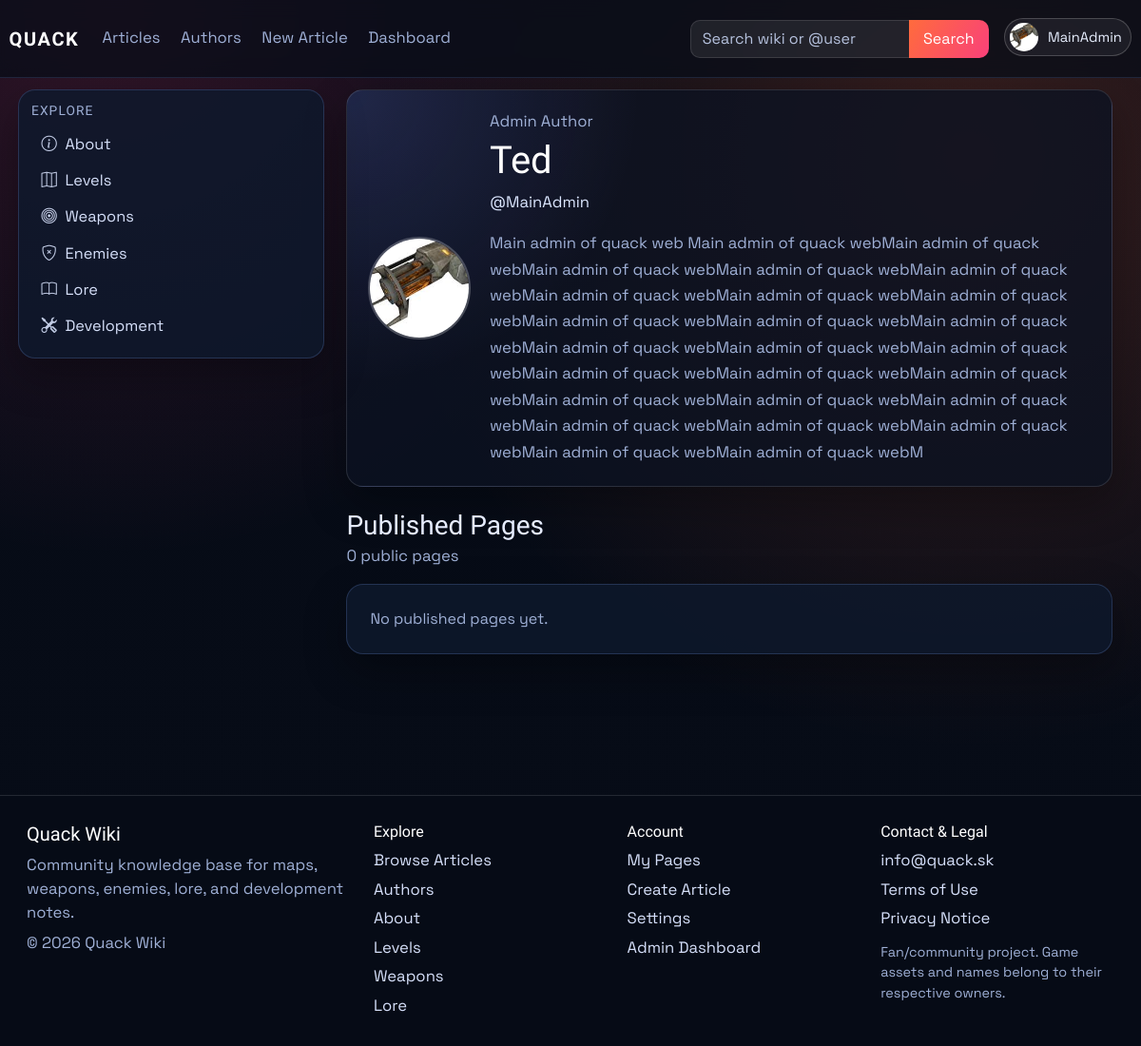
Page /authors/MainAdmin (signed in) on the earlier database version.
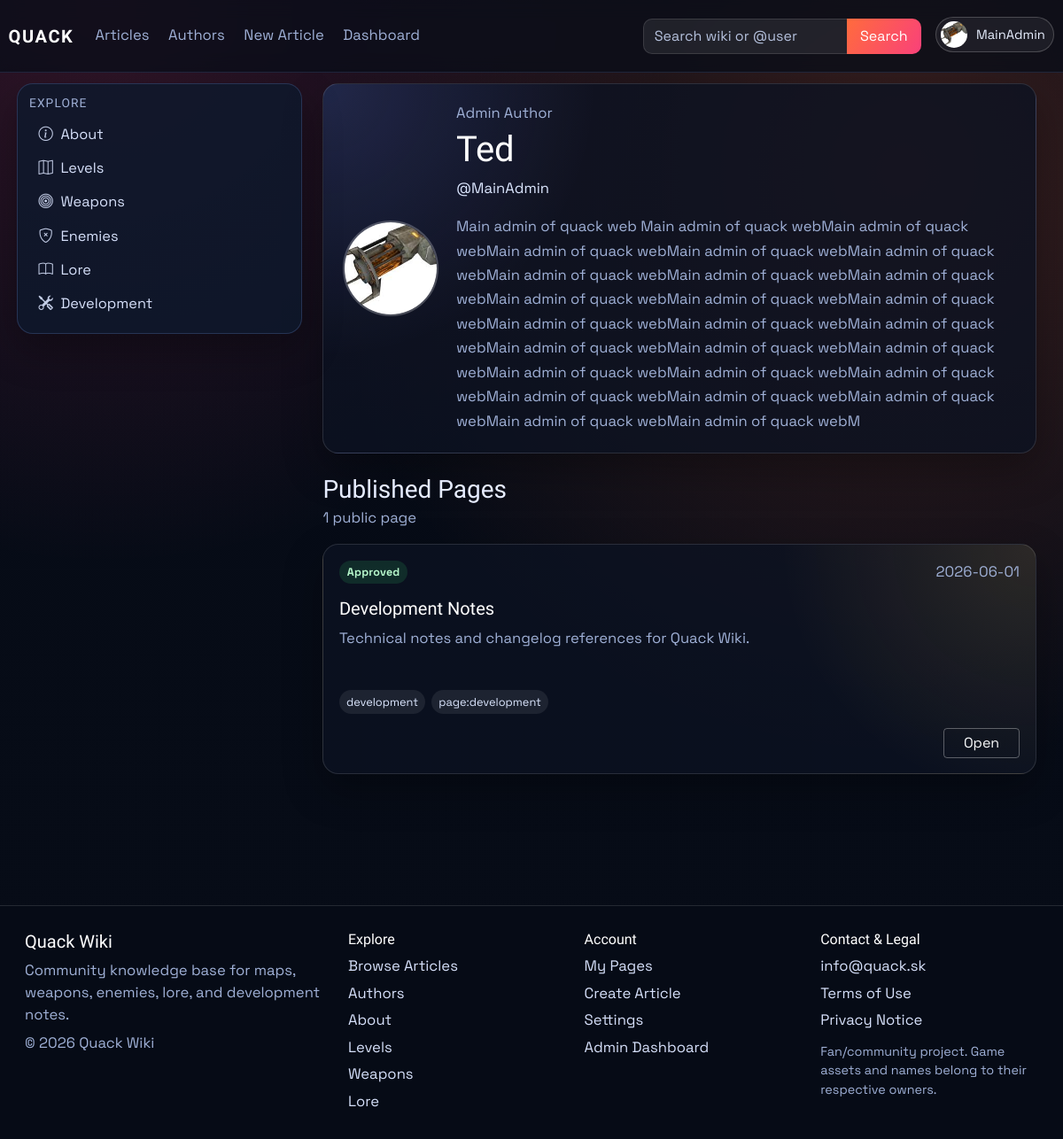
Same page on the later database version.
### models.py (models this page shows)
class Article(db.Model):
    id = db.Column(db.Integer, primary_key=True)
    title = db.Column(db.String(120), unique=True, nullable=False)
    author = db.Column(db.String(120), nullable=False)
    created_at = db.Column(db.DateTime, default=datetime.utcnow)
    image_url = db.Column(db.String(120), default='default.png')
    summary = db.Column(db.Text)
    content = db.Column(db.Text, nullable=False)
    infobox_data = db.Column(db.Text, nullable=True)
    tags = db.Column(db.JSON, default=list)
    status = db.Column(db.String(20), default='pending', nullable=False)
    approved_by = db.Column(db.String(120), nullable=True)
    approved_at = db.Column(db.DateTime, nullable=True)
    is_archived = db.Column(db.Boolean, default=False, nullable=False)
    archived_at = db.Column(db.DateTime, nullable=True)

### main.py (the view)
@app.route('/authors/<username>')
def public_profile(username):
    user = User.query.filter_by(username=username).first_or_404()
    if user.is_archived:
        abort(404)
    articles = public_articles_for_user(user)
    article_links = {article_obj.id: article_public_url(article_obj) for article_obj in articles}
    return render_template(
        'public_profile.html',
        profile_user=user,
        articles=articles,
        article_links=article_links,
    )

### main.py (called while the page is built)
def get_site_settings():
    settings = SiteSettings.query.get(1)
    if not settings:
        settings = SiteSettings(id=1)
        db.session.add(settings)
        db.session.commit()
    return settings

@app.context_processor
def inject_site_settings():
    return {'site_settings': get_site_settings()}

@login_manager.user_loader
def load_user(user_id):
    user = User.query.get(int(user_id))
    if user and user.is_archived:
        return None
    return user

def article_public_url(article_obj: Article) -> str:
    if article_has_tag(article_obj, static_page_tag('about-us')):
        return url_for('about')
    return url_for('article', article_title=article_obj.title)

def normalize_identity(value: str) -> str:
    ascii_value = unicodedata.normalize('NFKD', value or '').encode('ascii', 'ignore').decode('ascii')
    return re.sub(r'[^a-z0-9]+', '', ascii_value.lower())

def static_page_tag(page_key: str) -> str:
    return f"page:{page_key.strip().lower()}"

def article_has_tag(article_obj: Article, tag_name: str) -> bool:
    wanted = tag_name.strip().lower()
    return any(str(tag).strip().lower() == wanted for tag in (article_obj.tags or []))

### templates/public_profile.html (shortened to what this page needs)
{% extends "_base.html" %}
{% block content %}
<div class="container-fluid px-0">
    <section class="author-hero mb-4">
        {% if profile_user.profile_image_url %}
        <img class="author-avatar" src="{{ url_for('static', filename='img/' ~ profile_user.profile_image_url) }}" alt="{{ profile_user.username }} profile picture">
        {% else %}
        <div class="author-avatar author-avatar-fallback">{{ profile_user.username[0]|upper }}</div>
        {% endif %}
        <div>
            <p class="article-meta mb-1">
                {{ profile_user.role|capitalize }} Author
            </p>
            <h1 class="article-title mb-2">{{ profile_user.public_display_name or profile_user.username }}</h1>
            <p class="author-username mb-3">@{{ profile_user.username }}</p>
            <p class="author-bio mb-0">{{ profile_user.public_bio or "This author has not added a public bio yet." }}</p>
        </div>
    </section>
    <section class="d-flex justify-content-between align-items-center mb-3">
        <div>
            <h3 class="mb-1">Published Pages</h3>
            <p class="article-meta mb-0">{{ articles|length }} public {{ 'page' if articles|length == 1 else 'pages' }}</p>
        </div>
    </section>
    <section class="my-pages-grid">
        {% for article in articles %}
        <article class="my-page-card">
            <div class="my-page-card-top">
                <span class="my-page-status my-page-status-approved">Approved</span>
                <span class="article-meta">{{ article.created_at.strftime('%Y-%m-%d') if article.created_at else 'Unknown date' }}</span>
            </div>
            <h3 class="my-page-title">{{ article.title }}</h3>
            <p class="my-page-summary">{{ article.summary or "No summary available yet." }}</p>
            {% if article.tags %}
            <div class="my-page-tags">
                {% for tag in article.tags[:5] %}
                <span>{{ tag }}</span>
                {% endfor %}
            </div>
            {% endif %}
            <div class="my-page-actions">
                <a class="btn btn-outline-light btn-sm" href="{{ article_links[article.id] }}">Open</a>
            </div>
        </article>
        {% else %}
        <div class="card p-4 my-pages-empty">
            <p class="text-muted mb-0">No published pages yet.</p>
        </div>
        {% endfor %}
    </section>
</div>
{% endblock %}

Differences in the rows shown:
now on this page (row edited): Article: created_at "2026-06-01", title "Development Notes", summary "Technical notes and changelog references for Quack Wiki.", 5 "development" "page:development"
Other differences:
{{ articles|length }}: "0" → "1"
{{ 'page' if articles|length == 1 else 'pages' }}: "pages" → "page"
text no longer shown: "No published pages yet."
